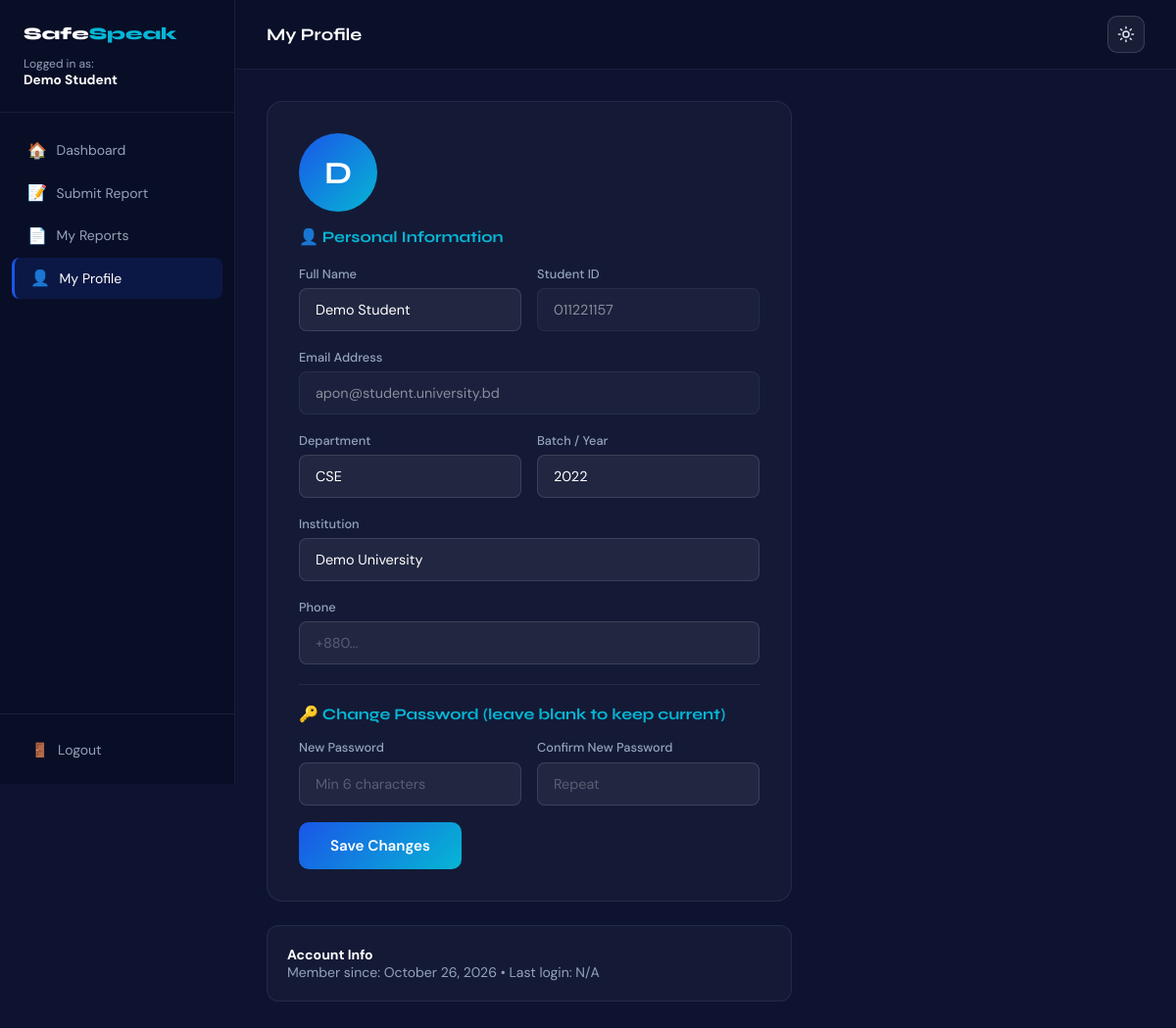
Page /frontend/profile.php (signed in) on the committed database.
### tables this page shows
CREATE TABLE IF NOT EXISTS students (
    id INT AUTO_INCREMENT PRIMARY KEY,
    student_id VARCHAR(50) NOT NULL UNIQUE,
    full_name VARCHAR(255) NOT NULL,
    email VARCHAR(255) NOT NULL UNIQUE,
    password VARCHAR(255) NOT NULL,
    department VARCHAR(255) DEFAULT NULL,
    batch VARCHAR(50) DEFAULT NULL,
    institution VARCHAR(255) DEFAULT 'University',
    phone VARCHAR(20) DEFAULT NULL,
    is_active TINYINT(1) DEFAULT 1,
    is_verified TINYINT(1) DEFAULT 0,
    last_login DATETIME NULL,
    created_at TIMESTAMP DEFAULT CURRENT_TIMESTAMP,
    updated_at TIMESTAMP DEFAULT CURRENT_TIMESTAMP ON UPDATE CURRENT_TIMESTAMP
);

### frontend/profile.php (the view, shortened to what this page needs)
<?php
$db = getDB();
$stmt = $db->prepare("SELECT * FROM students WHERE id=?");
$stmt->execute([$_SESSION['student_id']]);
$student = $stmt->fetch();
?>
<!DOCTYPE html>
<html lang="en">
<head>
<link rel="stylesheet" href="theme.css">
</head>
<body>
<div class="sidebar">
  <div class="sidebar-header">
    <div class="sidebar-logo">Safe<span>Speak</span></div>
    <div class="sidebar-user">Logged in as:<br><strong><?= htmlspecialchars($_SESSION['student_name']) ?></strong></div>
  </div>
  <nav class="sidebar-nav">
    <a class="nav-item" href="dashboard.php"><span class="icon">🏠</span> Dashboard</a>
    <a class="nav-item" href="submit_report.php"><span class="icon">📝</span> Submit Report</a>
    <a class="nav-item" href="my_reports.php"><span class="icon">📄</span> My Reports</a>
    <a class="nav-item active" href="profile.php"><span class="icon">👤</span> My Profile</a>
  </nav>
  <div class="sidebar-footer">
    <a class="logout-btn" href="../backend/logout.php"><span class="icon">🚪</span> Logout</a>
  </div>
</div>
<div class="main">
  <div class="topbar">
    <div style="display:flex;align-items:center;gap:1rem;">
      <h2>My Profile</h2>
    </div>
  </div>
  <div class="content">
    <div class="form-card">
      <div class="avatar"><?= strtoupper(substr($student['full_name'], 0, 1)) ?></div>
      <h3>👤 Personal Information</h3>
      <form method="POST">
        <div class="form-row">
          <div class="form-group">
            <label>Full Name</label>
            <input type="text" name="full_name" value="<?= htmlspecialchars($student['full_name']) ?>" required>
          </div>
          <div class="form-group">
            <label>Student ID</label>
            <input type="text" value="<?= htmlspecialchars($student['student_id']) ?>" disabled>
          </div>
        </div>
        <div class="form-group">
          <label>Email Address</label>
          <input type="email" value="<?= htmlspecialchars($student['email']) ?>" disabled>
        </div>
        <div class="form-row">
          <div class="form-group">
            <label>Department</label>
            <input type="text" name="department" value="<?= htmlspecialchars($student['department'] ?? '') ?>" placeholder="e.g. CSE">
          </div>
          <div class="form-group">
            <label>Batch / Year</label>
            <input type="text" name="batch" value="<?= htmlspecialchars($student['batch'] ?? '') ?>" placeholder="e.g. 2022">
          </div>
        </div>
        <div class="form-group">
          <label>Institution</label>
          <input type="text" name="institution" value="<?= htmlspecialchars($student['institution'] ?? '') ?>">
        </div>
        <div class="form-group">
          <label>Phone</label>
          <input type="text" name="phone" value="<?= htmlspecialchars($student['phone'] ?? '') ?>" placeholder="+880...">
        </div>
        <div style="height:1px;background:rgba(255,255,255,0.08);margin:1.25rem 0;"></div>
        <h3 style="margin-bottom:1rem;">🔑 Change Password (leave blank to keep current)</h3>
        <div class="form-row">
          <div class="form-group">
            <label>New Password</label>
            <input type="password" name="new_password" placeholder="Min 6 characters">
          </div>
          <div class="form-group">
            <label>Confirm New Password</label>
            <input type="password" name="confirm_password" placeholder="Repeat">
          </div>
        </div>
        <button type="submit" class="btn-submit">Save Changes</button>
      </form>
    </div>
    <div style="background:rgba(255,255,255,0.03);border:1px solid rgba(255,255,255,0.08);border-radius:12px;padding:1.25rem;font-size:0.875rem;color:var(--gray-400);">
      <strong style="color:var(--white);">Account Info</strong><br>
      Member since: <?= date('F j, Y', strtotime($student['created_at'])) ?> •
      Last login: <?= $student['last_login'] ? date('M j, Y H:i', strtotime($student['last_login'])) : 'N/A' ?>
    </div>
  </div>
</div>
</body>
</html>

### frontend/profile.php (style rules this page uses)
:root { --navy:#0a0e27;--blue:#1a56e8;--cyan:#06b6d4;--white:#fff;--gray-400:#94a3b8;--gray-600:#475569;--grad:linear-gradient(135deg,#1a56e8,#06b6d4);--green:#10b981;--red:#ef4444;--sidebar:240px; }
* { margin:0;padding:0;box-sizing:border-box; }
body { font-family:'DM Sans',sans-serif;background:#0d1330;color:var(--white);min-height:100vh;display:flex; }
.sidebar { width:var(--sidebar);background:rgba(10,14,39,0.95);border-right:1px solid rgba(255,255,255,0.07);display:flex;flex-direction:column;position:fixed;top:0;left:0;height:100vh;z-index:100;transition:transform 0.3s; }
.sidebar-header { padding:1.5rem;border-bottom:1px solid rgba(255,255,255,0.07); }
.sidebar-logo { font-family:'Syne',sans-serif;font-size:1.1rem;font-weight:800; }
.sidebar-logo span { color:var(--cyan); }
.sidebar-user { margin-top:0.75rem;font-size:0.75rem;color:var(--gray-400); }
.sidebar-user strong { color:var(--white);display:block;font-size:0.85rem; }
.sidebar-nav { flex:1;padding:1rem 0; }
.nav-item { display:flex;align-items:center;gap:0.6rem;padding:0.65rem 1rem;margin:0.1rem 0.75rem;border-radius:8px;text-decoration:none;color:var(--gray-400);font-size:0.875rem;transition:all 0.2s; }
.nav-item:hover,.nav-item.active { background:rgba(26,86,232,0.15);color:var(--white); }
.nav-item.active { border-left:3px solid var(--blue); }
.nav-item .icon { font-size:1rem;width:20px;text-align:center; }
.sidebar-footer { padding:1rem;border-top:1px solid rgba(255,255,255,0.07); }
.logout-btn { display:flex;align-items:center;gap:0.6rem;padding:0.65rem 1rem;border-radius:8px;color:var(--gray-400);font-size:0.875rem;text-decoration:none;transition:all 0.2s; }
.main { margin-left:var(--sidebar);flex:1;display:flex;flex-direction:column; }
.topbar { padding:1rem 2rem;border-bottom:1px solid rgba(255,255,255,0.07);display:flex;align-items:center;justify-content:space-between;background:rgba(10,14,39,0.6); }
.topbar h2 { font-family:'Syne',sans-serif;font-size:1.1rem;font-weight:700; }
.content { padding:2rem;max-width:600px; }
.form-card { background:rgba(255,255,255,0.03);border:1px solid rgba(255,255,255,0.08);border-radius:16px;padding:2rem;margin-bottom:1.5rem; }
.form-card h3 { font-family:'Syne',sans-serif;font-size:1rem;font-weight:700;margin-bottom:1.25rem;color:var(--cyan); }
.form-row { display:grid;grid-template-columns:1fr 1fr;gap:1rem; }
.form-group { margin-bottom:1.1rem; }
label { display:block;font-size:0.8rem;font-weight:500;color:var(--gray-400);margin-bottom:0.4rem; }
input { width:100%;background:rgba(255,255,255,0.06);border:1.5px solid rgba(255,255,255,0.12);border-radius:8px;padding:0.75rem 1rem;color:var(--white);font-size:0.9rem;font-family:'DM Sans',sans-serif;outline:none;transition:border-color 0.2s; }
input::placeholder { color:rgba(255,255,255,0.25); }
input:disabled { opacity:0.5;cursor:not-allowed; }
.btn-submit { padding:0.85rem 2rem;background:var(--grad);color:var(--white);border:none;border-radius:10px;font-size:0.95rem;font-weight:600;cursor:pointer;font-family:'DM Sans',sans-serif;transition:opacity 0.2s; }
.avatar { width:80px;height:80px;border-radius:50%;background:var(--grad);display:flex;align-items:center;justify-content:center;font-size:2rem;font-weight:700;margin-bottom:1rem;font-family:'Syne',sans-serif; }

### rows in the picture
students: full_name "D", full_name "Demo Student", student "011221157", email "apon@student.university.bd", department "CSE", batch "2022", institution "Demo University", created_at "October 26, 2026"

### other values in the picture
$_SESSION['student_name'] "Demo Student"
